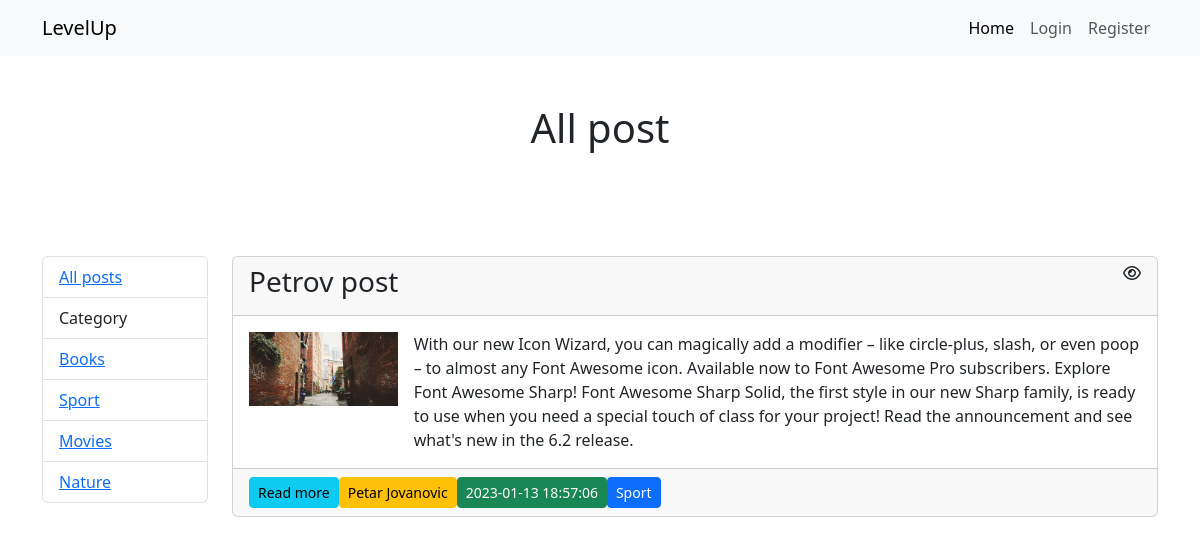
Screenshot of /user_post.php?id=2 (signed in) with the database file from the repository.
### tables this page shows
CREATE TABLE `category` (
  `id` int(11) NOT NULL,
  `category` varchar(50) NOT NULL
);

CREATE TABLE `posts` (
  `id` int(11) NOT NULL,
  `title` varchar(255) NOT NULL,
  `text` text NOT NULL,
  `image` varchar(50) NOT NULL,
  `category_id` int(11) NOT NULL,
  `user_id` int(11) NOT NULL,
  `created_at` timestamp NOT NULL DEFAULT current_timestamp(),
  `update_at` timestamp NULL DEFAULT NULL,
  `public` int(11) NOT NULL DEFAULT 1
);

CREATE TABLE `users` (
  `id` int(11) NOT NULL,
  `first_name` varchar(50) NOT NULL,
  `last_name` varchar(50) NOT NULL,
  `email` varchar(60) NOT NULL,
  `password` varchar(60) NOT NULL,
  `gender` varchar(10) NOT NULL,
  `role` varchar(10) NOT NULL,
  `created_at` timestamp NOT NULL DEFAULT current_timestamp(),
  `update_at` timestamp NULL DEFAULT NULL
);

### user_post.php (called while the page is built, shortened)
<?php
require "core/init.php";
if (isset($_GET["id"])) {
    $all_post = $Post->getAllUserPost($_GET["id"]);
}
$all_category = $Post->getCategory();
require "views/user_post.view.php"
?>

### core/Post.php (called while the page is built, shortened)
<?php
class Post extends Connection
{
    public function getCategory()
    {
        $sql = "SELECT * FROM category";
        $query = $this->db->prepare($sql);
        $query->execute();
        return $query->fetchAll(PDO::FETCH_OBJ);
    }
    public function getAllUserPost($user_id)
    {
        $sql = "SELECT p.*, u.first_name, u.last_name, c.category, COUNT(v.id) AS number_voting
                FROM posts p
                JOIN users u ON u.id = p.user_id
                JOIN category c ON c.id = p.category_id
                LEFT JOIN voting v ON v.post_id = p.id
                WHERE p.user_id = :user_id
                GROUP BY v.post_id, p.id
                ORDER BY p.created_at DESC
                ";
        $query = $this->db->prepare($sql);
        $query->execute(["user_id" => $user_id]);
        return $query->fetchAll(PDO::FETCH_OBJ);
    }
}
$Post = new Post(config);

### core/Connection.php (called while the page is built, shortened)
<?php
class Connection
{
    public function __construct($config)
    {
        try {
            $this->db = new PDO("mysql:host=" . $config["host"] . ";dbname=" . $config["database"], $config["user"], $config["password"]);
        } catch (PDOException $err) {
            die($err->getMessage());
        }
    }
}

### views/user_post.view.php (the view)
<?php require "includes/top.php" ?>
<?php require "includes/navbar.php" ?>
<div class="container">
    <h1 class="text-center py-5">All post</h1>
    <div class="row py-5">
        <div class="col-md-2">
            <?php require "includes/sidebar.php" ?>
        </div>
        <div class="col-md-10">
            <?php foreach ($all_post as $post): ?>
                <div id="<?php echo $post->id ?>" class="card mb-3">
                    <div class="card-header d-flex justify-content-between">
                        <h3><?php echo $post->title ?></h3>
                        <?php echo $post->public ? '<i class="fa-regular fa-eye"></i>' : '<i class="fa-regular fa-eye-slash"></i>' ?>
                    </div>
                    <div class="card-body">
                        <div class="d-flex">
                            <div class="col-2 me-3">
                                <img class="img-fluid" src="<?php echo UPLOAD_DIR . $post->image ?>"
                                     alt="">
                            </div>
                            <div class="col"><?php echo $post->text ?></div>
                        </div>
                    </div>
                    <div class="card-footer d-flex align-items-center">
                        <a href="single_post.php?id=<?php echo $post->id ?>" class="btn btn-sm btn-info">Read more</a>
                        <a href="user_post.php?id=<?php echo $post->user_id ?>"
                           class="btn btn-sm btn-warning m-0"><?php echo $post->first_name . " " . $post->last_name ?></a>
                        <p class="btn btn-sm btn-success m-0"><?php echo $post->created_at ?></p>
                        <p class="btn btn-sm btn-primary m-0"><?php echo $post->category ?></p>
                    </div>
                </div>
            <?php endforeach; ?>
        </div>
    </div>
</div>
<?php require "includes/bottom.php" ?>

### views/includes/sidebar.php
<ul class="list-group">
    <li class="list-group-item"><a href="index.php">All posts</a></li>
    <li class="list-group-item">Category</li>
    <?php foreach ($all_category as $cat) : ?>
        <li class="list-group-item"><a href="user/add_post.php"><?php echo $cat->category ?></a></li>
    <?php endforeach; ?>
</ul>

### rows the page displays
category: category "Books"
category: category "Sport"
category: category "Movies"
category: category "Nature"
posts: title "Petrov post", public 1 (drawn), image (picture), text "With our new Icon Wizard, you can magically add a modifier – like circle-plus, slash, or even poop – to almost any Font Awesome icon. Available now to Font Awesome Pro subscribers. Explore Font Awesome Sharp! Font Awesome Sharp Solid, the first style in our new Sharp family, is ready to use when you need a special touch of class for your project! Read the announcement and see what's new in the 6.2 release.", user.first_name "Petar", user.last_name "Jovanovic", created_at "2023-01-13 18:57:06", category.category "Sport"
